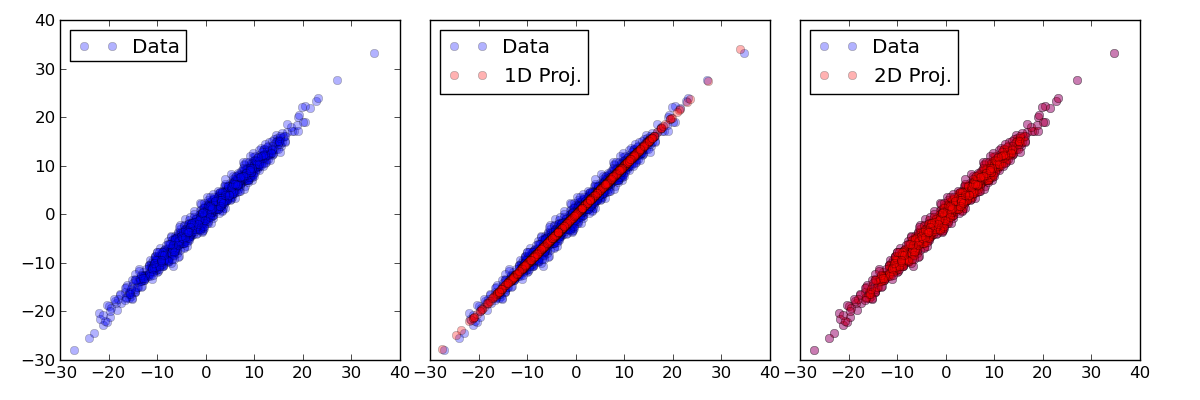

Python code for this plot:
"""
Dumbass demo of EMPCA...
"""

import numpy as np
import matplotlib.pyplot as pl

from empca import *

# 2D, zero mean, with simple covariance
M = np.zeros(2)
C = np.eye(2)
C[0] = 100 
d = np.random.multivariate_normal(M,C,1000)

# one latent dimension
model1 = EMPCA(d.T,1)
# projection
x1 = np.dot(model1.lam,model1.lat).T

# two (full) latent dimensions
model2 = EMPCA(d.T,2)
# projection
x2 = np.dot(model2.lam,model2.lat).T

xs, xe = 0.05, 0.975
xb = 0.025
xext = (xe-xs-3*xb)/3
ys = 0.1
ax1 = [xs,ys,xext,xext*3]
ax2 = [xs+xext+xb,ys,xext,xext*3]
ax3 = [xs+2*xext+2*xb,ys,xext,xext*3]


fig = pl.figure(figsize=(12,4))
ax = pl.axes(ax1)
ax.plot(d[:,0],d[:,1],'bo',alpha=0.3,label='Data')
ax.legend(loc=2)
ax = pl.axes(ax2)
ax.plot(d[:,0],d[:,1],'bo',alpha=0.3,label='Data')
ax.plot(x1[:,0],x1[:,1],'ro',alpha=0.3,label='1D Proj.')
ax.set_yticks([])
ax.legend(loc=2)
ax = pl.axes(ax3)
ax.plot(d[:,0],d[:,1],'bo',alpha=0.3,label='Data')
ax.plot(x2[:,0],x2[:,1],'ro',alpha=0.3,label='2D Proj.')
ax.set_yticks([])
ax.legend(loc=2)
fig.savefig('demo.png')
